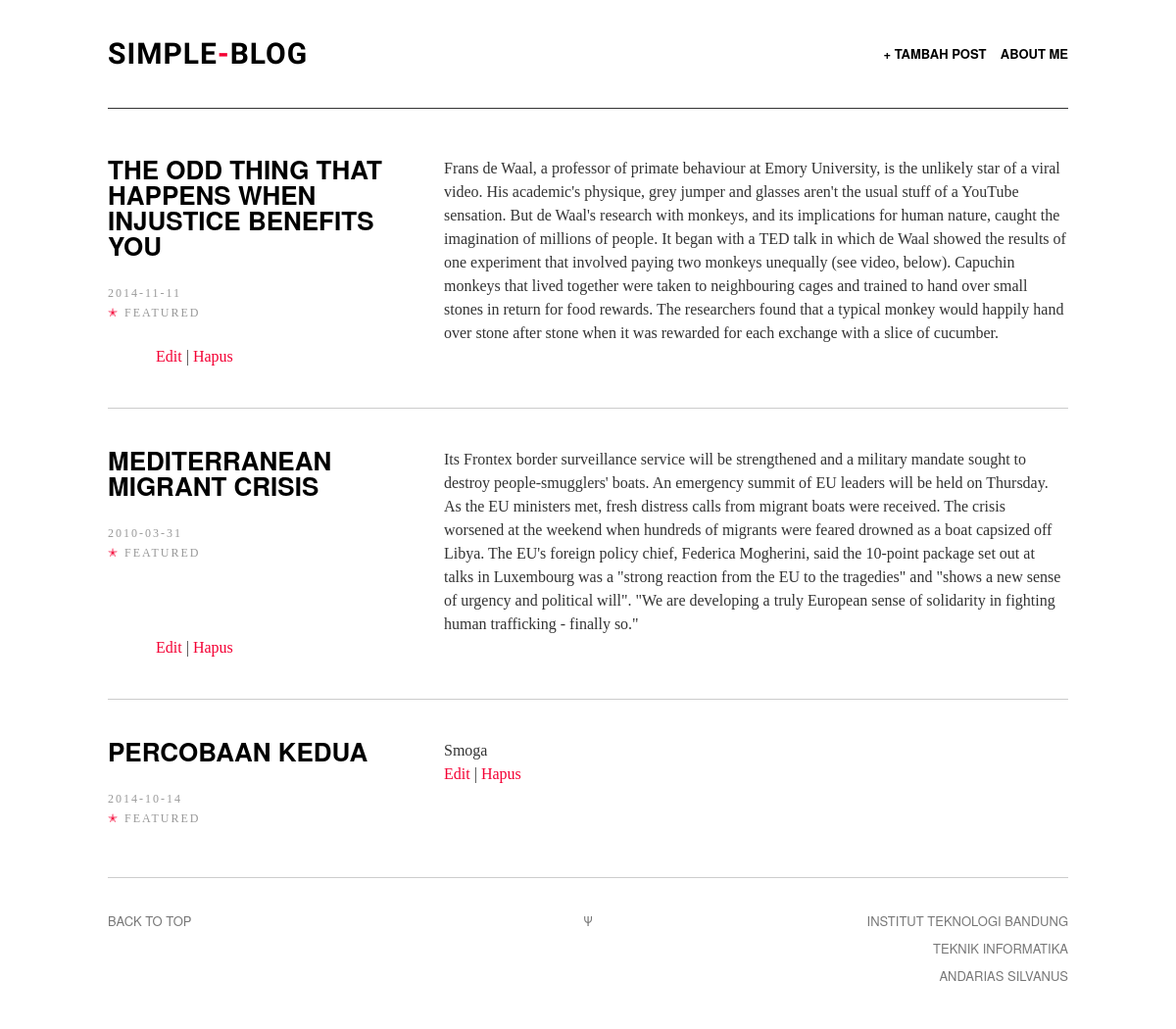
The page / on the database its author committed.
### tables this page shows
CREATE TABLE IF NOT EXISTS `post` (
  `id` int(250) NOT NULL AUTO_INCREMENT,
  `judul` varchar(100) NOT NULL,
  `konten` varchar(1000) NOT NULL,
  `tanggal` date NOT NULL,
  `userid` int(11) NOT NULL,
  PRIMARY KEY (`id`),
  KEY `fk_postid` (`userid`)
);

### index.php (the view, shortened to what this page needs)
<!DOCTYPE html>
<html>
<head>
<link rel="stylesheet" type="text/css" href="assets/css/screen.css" />
</head>
<body class="default">
<?php
   $query="SELECT * FROM `post`;";
   $result=mysql_query($query) or trigger_error(mysql_error()." in ".$query);
   $num=mysql_num_rows($result);
?>
<div class="wrapper">
<nav class="nav">
    <a style="border:none;" id="logo" href="index.php"><h1>Simple<span>-</span>Blog</h1></a>
    <ul class="nav-primary">
        <li><a href="new_post.php">+ Tambah Post</a></li>
		<li><a href="aboutMe.php">About Me</a></li>
    </ul>
</nav>
<div id="home">
    <div class="posts">
        <nav class="art-list">
          <ul class="art-list-body">
          	<?php
      				$i=0;
      				while ($i < $num)
      				{
						    $f0=mysql_result($result,$i,"id");
      					$f1=mysql_result($result,$i,"judul");
      					$f2=mysql_result($result,$i,"konten");
      					$f3=mysql_result($result,$i,"tanggal");
            ?>
            <li class="art-list-item">
                <div class="art-list-item-title-and-time">
                    <h2 class="art-list-title"><a href="post.php?id=<?php echo $f0 ?>"><?php echo $f1; ?></a></h2>
                    <div class="art-list-time"><?php echo $f3; ?></div>
                    <div class="art-list-time"><span style="color:#F40034;">&#10029;</span> Featured</div>
                </div>
                <p><?php echo $f2; ?></p>
                <p>
                  <a href="edit_post.php?id=<?php echo $f0 ?>">Edit</a> | <a href="javascript:DeletePost(<?php echo $f0 ?>)">Hapus</a>
                </p>
            </li>
            <?php
            		$i++;
				      }
            ?>
          </ul>
        </nav>
    </div>
</div>
<footer class="footer">
    <div class="back-to-top"><a href="">Back to top</a></div>
    <div class="psi">&Psi;</div>
    <aside class="offsite-links">
        Institut Teknologi Bandung<br>
        Teknik Informatika<br>
        <a href="https://www.facebook.com/andarias.silvanus">Andarias Silvanus</a>
    </aside>
</footer>
</div>
</body>
</html>

### assets/css/screen.css (style rules this page uses)
html, body, div, span, object, iframe, h1, h2, h3, h4, h5, h6, p, blockquote, pre, a, address, cite, code, em, img, small, strong, ol, ul, li, fieldset, form, label, legend, table, caption, tbody, tfoot, thead, tr, th, td, article, aside, canvas, embed, figure, figcaption, footer, header, hgroup, menu, nav, section, summary, time, audio, video { margin: 0; padding: 0; border: 0; font-size: 100%; font: inherit; vertical-align: baseline; }
article, aside, details, figcaption, figure, footer, header, hgroup, menu, time, nav, section { display: block; }
html, body, .wrapper { min-height: 100%; }
html, body { height: 100%; }
.wrapper { min-height: 100%; }
body { overflow-x: hidden; font: 17px/28px ff-meta-serif-web-pro, "Georgia", serif; color: #333; background: #fff; }
h1, h2, h3, h4, h5, h6 { font-family: "proxima-nova", "helvetica neue", "helvetica", sans-serif; font-weight: normal; text-transform: uppercase; font-weight: 700; color: #000; text-rendering: optimizeLegibility; }
h1 { font-size: 50px; padding-bottom: 30px; }
h2 { font-size: 45px; padding-bottom: 25px; }
p { margin: 0 0 28px 0; }
a { color: #F40034; text-decoration: none; -webkit-transition: color .2s ease-in-out; -moz-transition: color .2s ease-in-out; transition: color .2s ease-in-out; }
.wrapper { max-width: 1500px; margin: 0 auto; background: #fff; }
.nav, .art-header-inner, .footer, .art-list, .abt, .fourohfour { width: 980px; }
.nav, .art-body-inner, .footer, .art-list, .abt, .fourohfour { position: relative; margin: 0 auto; }
.nav { position: absolute; top: 0; left: 50%; height: 70px; padding-top: 40px; margin-left: -490px; border-bottom: 1px solid #333; z-index: 2; }
#logo { float: left; }
.nav-primary { float: right; }
.nav-primary li { display: inline-block; margin-left: 10px; font-weight: 500; }
#logo h1, .nav-primary li, .nav-primary li a { font-family: "proxima-nova", "helvetica neue", "helvetica", sans-serif; font-weight: 700; font-size: 13px; line-height: 30px; color: #000; text-transform: uppercase; }
#logo h1 { height: 30px; margin-left: 0px; letter-spacing: 1px; font-family: 'Questrial', sans-serif; font-size: 30px; }
#logo h1 span { color: #F40034 !important; }
.nav li:first-child { margin-left: 0; }
.art-list { padding: 120px 0 0; }
.art-list-body { position: relative; overflow: hidden; }
.art-list-item { padding: 40px 0; list-style: none; overflow: hidden; border-bottom: 1px solid #ccc; }
.art-list-item:last-child { border-bottom: none; }
.art-list-title { font-size: 26px; line-height: 26px; font-weight: 700; }
.art-list-item-title-and-time { float: left; width: 30%; margin-bottom: 10px; }
.art-list-time { font-size: 12px; line-height: 20px; letter-spacing: 2px; text-transform: uppercase; color: #999; }
.art-list-title a { color: #000; }
.art-list-item p { width: 65%; float: left; margin-left: 5%; margin-bottom: 0; font-size: 16px; line-height: 24px; }
.footer { padding: 30px 0 40px; overflow: hidden; border-top: 1px solid #ccc; }
.footer, .footer a { font-family: "proxima-nova", "helvetica neue", "helvetica", sans-serif; font-size: 13px; text-transform: uppercase; color: #777; }
.back-to-top, .footer-nav, .offsite-links { width: 45%; float: left; }
.psi { width:10%; float:left; text-align: center; }
.offsite-links { text-align: right; }
.nav:before, .art-body-inner:before, .footer:before, .art-list:before { content:""; display:table; }
.nav:after, .art-body-inner:after, .footer:after, .art-list:after { clear:both; }
.nav, .art-body-inner, .footer, .art-list { zoom:1; }
.art-list, .nav, .abt, .art-body { -webkit-animation: le-fade .5s 0s 1 ease-out; -moz-animation: le-fade .5s 0s 1 ease-out; }

### rows shown on the page
post: judul "THE ODD THING THAT HAPPENS WHEN INJUSTICE BENEFITS YOU", tanggal "2014-11-11", konten "Frans de Waal, a professor of primate behaviour at Emory University, is the unlikely star of a viral video. His academic's physique, grey jumper and glasses aren't the usual stuff of a YouTube sensation. But de Waal's research with monkeys, and its implications for human nature, caught the imagination of millions of people. It began with a TED talk in which de Waal showed the results of one experiment that involved paying two monkeys unequally (see video, below). Capuchin monkeys that lived together were taken to neighbouring cages and trained to hand over small stones in return for food rewards. The researchers found that a typical monkey would happily hand over stone after stone when it…"
post: judul "MEDITERRANEAN MIGRANT CRISIS", tanggal "2010-03-31", konten "Its Frontex border surveillance service will be strengthened and a military mandate sought to destroy people-smugglers' boats. An emergency summit of EU leaders will be held on Thursday. As the EU ministers met, fresh distress calls from migrant boats were received. The crisis worsened at the weekend when hundreds of migrants were feared drowned as a boat capsized off Libya. The EU's foreign policy chief, Federica Mogherini, said the 10-point package set out at talks in Luxembourg was a \"strong reaction from the EU to the tragedies\" and \"shows a new sense of urgency and political will\". \"We are developing a truly European sense of solidarity in fighting human trafficking - finally so.\""
post: judul "PERCOBAAN KEDUA", tanggal "2014-10-14", konten "Smoga"
